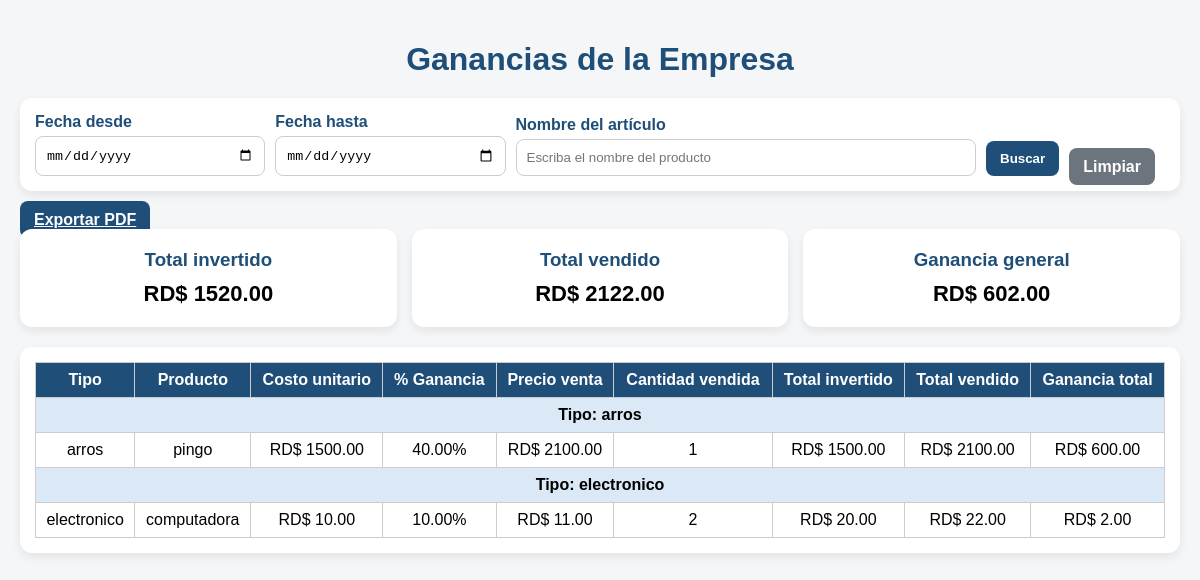
Screenshot of /ganancias_empresa (signed in) with the database file from the repository.
### tables this page shows
CREATE TABLE ventas (
    id INTEGER PRIMARY KEY AUTOINCREMENT,
    producto_id INTEGER,
    nombre_producto TEXT,
    cantidad INTEGER,
    precio REAL,
    total REAL
, cliente_id INTEGER, cliente_nombre TEXT, fecha TEXT, factura_id INTEGER);

### app.py (the view)
@app.route("/ganancias_empresa")
def ganancias_empresa():
    if "usuario" not in session:
        return redirect(url_for("login"))
    if session.get("permiso_configuracion") != 1 and session.get("rol") != "admin":
        return "No tienes permiso para acceder a Ganancias de la Empresa"
    fecha_desde = request.args.get("fecha_desde", "").strip()
    fecha_hasta = request.args.get("fecha_hasta", "").strip()
    articulo = request.args.get("articulo", "").strip()
    conexion = sqlite3.connect("pos.db")
    cursor = conexion.cursor()
    sql = """
        SELECT
            COALESCE(NULLIF(TRIM(p.tipo), ''), 'Sin tipo') AS tipo,
            v.nombre_producto,
            COALESCE(MAX(CAST(p.costo AS REAL)), 0) AS costo_unitario,
            COALESCE(MAX(CAST(p.ganancia AS REAL)), 0) AS porcentaje_ganancia,
            COALESCE(MAX(CAST(v.precio AS REAL)), 0) AS precio_venta,
            IFNULL(SUM(CAST(v.cantidad AS INTEGER)), 0) AS cantidad_vendida,
            IFNULL(SUM(CAST(v.cantidad AS INTEGER) * COALESCE(CAST(p.costo AS REAL), 0)), 0) AS inversion_total,
            IFNULL(SUM(CAST(v.total AS REAL)), 0) AS total_vendido,
            IFNULL(SUM(CAST(v.total AS REAL)), 0) - IFNULL(SUM(CAST(v.cantidad AS INTEGER) * COALESCE(CAST(p.costo AS REAL), 0)), 0) AS ganancia_total
        FROM ventas v
        LEFT JOIN productos p ON p.id = v.producto_id
        WHERE NOT EXISTS (
            SELECT 1
            FROM devoluciones d
            WHERE d.venta_id = v.id
              AND d.estado = 'confirmada'
        )
    """
    parametros = []
    if fecha_desde:
        sql += " AND date(v.fecha) >= date(?)"
        parametros.append(fecha_desde)
    if fecha_hasta:
        sql += " AND date(v.fecha) <= date(?)"
        parametros.append(fecha_hasta)
    if articulo:
        sql += " AND lower(v.nombre_producto) LIKE ?"
        parametros.append(f"%{articulo.lower()}%")
    sql += """
        GROUP BY COALESCE(NULLIF(TRIM(p.tipo), ''), 'Sin tipo'), v.nombre_producto
        ORDER BY tipo ASC, v.nombre_producto ASC
    """
    cursor.execute(sql, parametros)
    ganancias = cursor.fetchall()
    total_invertido_general = 0
    total_vendido_general = 0
    ganancia_general = 0
    for g in ganancias:
        total_invertido_general += float(g[6] or 0)
        total_vendido_general += float(g[7] or 0)
        ganancia_general += float(g[8] or 0)
    conexion.close()
    return render_template(
        "ganancias_empresa.html",
        ganancias=ganancias,
        total_invertido_general=total_invertido_general,
        total_vendido_general=total_vendido_general,
        ganancia_general=ganancia_general,
        fecha_desde=fecha_desde,
        fecha_hasta=fecha_hasta,
        articulo=articulo
    )

### templates/ganancias_empresa.html (shortened to what this page needs)
<!DOCTYPE html>
<html lang="es">
<head>
</head>
<body>
<div class="contenedor">
    <h1>Ganancias de la Empresa</h1>
<div class="filtros">
    <form method="GET" action="{{ url_for('ganancias_empresa') }}">
        <div>
            <label for="fecha_desde">Fecha desde</label>
            <input type="date" id="fecha_desde" name="fecha_desde" value="{{ fecha_desde }}">
        </div>
        <div>
            <label for="fecha_hasta">Fecha hasta</label>
            <input type="date" id="fecha_hasta" name="fecha_hasta" value="{{ fecha_hasta }}">
        </div>
        <div>
            <label for="articulo">Nombre del artículo</label>
            <input type="text" id="articulo" name="articulo" placeholder="Escriba el nombre del producto" value="{{ articulo }}">
        </div>
        <div>
            <button type="submit" class="btn-filtrar">Buscar</button>
        </div>
        <div>
            <a href="{{ url_for('ganancias_empresa') }}" class="btn-limpiar">Limpiar</a>
        </div>
    </form>
</div>
        <div>
    <a href="{{ url_for('ganancias_empresa_pdf', fecha_desde=fecha_desde, fecha_hasta=fecha_hasta, articulo=articulo) }}" class="btn-filtrar" target="_blank">
        Exportar PDF
    </a>
</div>
    <div class="resumen">
        <div class="card">
            <h3>Total invertido</h3>
            <p>RD$ {{ "%.2f"|format(total_invertido_general) }}</p>
        </div>
        <div class="card">
            <h3>Total vendido</h3>
            <p>RD$ {{ "%.2f"|format(total_vendido_general) }}</p>
        </div>
        <div class="card">
            <h3>Ganancia general</h3>
            <p>RD$ {{ "%.2f"|format(ganancia_general) }}</p>
        </div>
    </div>
    <div class="tabla">
        <table>
            <tr>
                <th>Tipo</th>
                <th>Producto</th>
                <th>Costo unitario</th>
                <th>% Ganancia</th>
                <th>Precio venta</th>
                <th>Cantidad vendida</th>
                <th>Total invertido</th>
                <th>Total vendido</th>
                <th>Ganancia total</th>
            </tr>
            {% set ns = namespace(tipo_actual='') %}
            {% for g in ganancias %}
                {% if ns.tipo_actual != g[0] %}
                    <tr class="grupo">
                        <td colspan="9">Tipo: {{ g[0] }}</td>
                    </tr>
                    {% set ns.tipo_actual = g[0] %}
                {% endif %}
                <tr>
                    <td>{{ g[0] }}</td>
                    <td>{{ g[1] }}</td>
                    <td>RD$ {{ "%.2f"|format(g[2]) }}</td>
                    <td>{{ "%.2f"|format(g[3]) }}%</td>
                    <td>RD$ {{ "%.2f"|format(g[4]) }}</td>
                    <td>{{ g[5] }}</td>
                    <td>RD$ {{ "%.2f"|format(g[6]) }}</td>
                    <td>RD$ {{ "%.2f"|format(g[7]) }}</td>
                    <td>RD$ {{ "%.2f"|format(g[8]) }}</td>
                </tr>
            {% endfor %}
        </table>
    </div>
</div>
</body>
</html>

### templates/ganancias_empresa.html (style rules this page uses)
body { font-family:Arial; background:#f4f6f8; margin:0; padding:20px; }
.contenedor { width:1200px; max-width:100%; margin:auto; }
h1 { text-align:center; color:#1f4e79; margin-bottom:20px; }
.resumen { display:grid; grid-template-columns:repeat(3, 1fr); gap:15px; margin-bottom:20px; }
.card { background:white; padding:20px; border-radius:12px; box-shadow:0 4px 10px rgba(0,0,0,0.08); text-align:center; }
.card h3 { margin:0 0 10px 0; color:#1f4e79; }
.card p { margin:0; font-size:22px; font-weight:bold; }
.tabla { background:white; padding:15px; border-radius:12px; box-shadow:0 4px 10px rgba(0,0,0,0.08); overflow-x:auto; }
.filtros { background:white; padding:15px; border-radius:12px; box-shadow:0 4px 10px rgba(0,0,0,0.08); margin-bottom:20px; }
.filtros form { display:grid; grid-template-columns: 1fr 1fr 2fr auto auto auto; gap:10px; align-items:end; }
.filtros label { display:block; font-weight:bold; margin-bottom:5px; color:#1f4e79; }
.filtros input { width:100%; padding:10px; border:1px solid #ccc; border-radius:8px; box-sizing:border-box; }
.btn-filtrar { background:#1f4e79; color:white; border:none; padding:10px 14px; border-radius:8px; cursor:pointer; font-weight:bold; }
.btn-limpiar { background:#6c757d; color:white; text-decoration:none; padding:10px 14px; border-radius:8px; font-weight:bold; text-align:center; }
table { width:100%; border-collapse:collapse; }
th, td { border:1px solid #ccc; padding:8px; text-align:center; }
th { background:#1f4e79; color:white; }
tr.grupo { background:#dbe9f6; font-weight:bold; }

### rows the page displays
ventas: g "arros", nombre_producto "pingo", g "1500.00", g "40.00", g "2100.00", cantidad "1", g "600.00"

### other values shown
{{ "%.2f"|format(total_invertido_general) }} "1520.00"
{{ "%.2f"|format(total_vendido_general) }} "2122.00"
{{ "%.2f"|format(ganancia_general) }} "602.00"
{{ g[0] }} "electronico"
{{ g[1] }} "computadora"
{{ "%.2f"|format(g[2]) }} "10.00"
{{ "%.2f"|format(g[3]) }} "10.00"
{{ "%.2f"|format(g[4]) }} "11.00"
{{ g[5] }} "2"
{{ "%.2f"|format(g[6]) }} "20.00"
{{ "%.2f"|format(g[7]) }} "22.00"
{{ "%.2f"|format(g[8]) }} "2.00"
